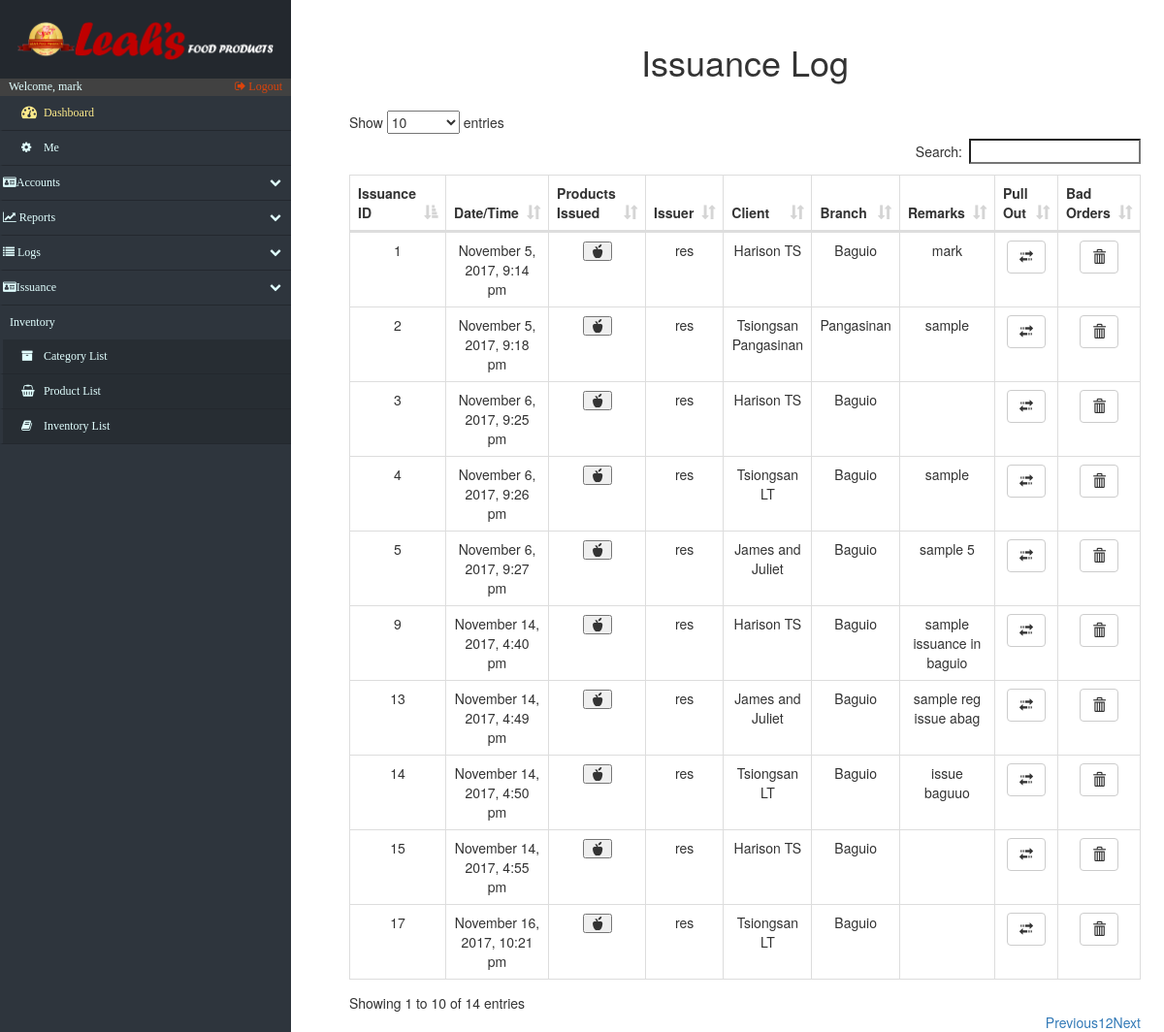
The app's page /log_Issuance.php (signed in) with its own data.
### tables this page shows
CREATE TABLE IF NOT EXISTS `issuance` (
  `issue_id` int(15) NOT NULL AUTO_INCREMENT,
  `issue_date_time` varchar(50) NOT NULL,
  `issue_account` varchar(50) DEFAULT NULL,
  `issue_type` varchar(45) NOT NULL,
  `remarks` varchar(45) DEFAULT NULL,
  `other_clients` varchar(45) DEFAULT NULL,
  `penthouse_clients` varchar(45) DEFAULT NULL,
  `client_id` varchar(45) DEFAULT NULL,
  PRIMARY KEY (`issue_id`)
);

CREATE TABLE IF NOT EXISTS `clients` (
  `c_id` int(15) NOT NULL AUTO_INCREMENT,
  `c_name` varchar(20) NOT NULL,
  `c_address` varchar(20) NOT NULL,
  `c_location` varchar(50) DEFAULT NULL,
  PRIMARY KEY (`c_id`)
);

### log_Issuance.php (the view, shortened to what this page needs)
<!DOCTYPE html>
<html lang="en">
<head>
    <?php include('fragments/config.php') ?>
    <link rel="stylesheet" href="https://maxcdn.bootstrapcdn.com/bootstrap/3.3.7/css/bootstrap.min.css">
    <link href="src/css/datatables.css" rel="stylesheet">
    <link href="//maxcdn.bootstrapcdn.com/font-awesome/4.2.0/css/font-awesome.min.css" rel="stylesheet">
    <link href="src/css/sidebar.css" rel="stylesheet">
    <link href="src/css/custom.css" rel="stylesheet">
</head>
<body>
    <div class="nav-side-menu">
        <div class="brand">
            <div class="brandtext"></div>
        </div>
        <div class="user_info">
            <span>Welcome, <?php
                echo $_SESSION['username'];
                ?>
            </span>
            <a href="fragments/logout.php">
                <i class="fa fa-sign-out" aria-hidden="true"></i> Logout
            </a>
        </div>
        <div class="menu-list">
            <ul id="menu-content" class="menu-content collapse out">
                <li>
                    <a id="dashboard_txt" href="index.php">
                        <i class="fa fa-dashboard fa-lg"></i> Dashboard
                    </a>
                </li>
                 <li><a href="settings.php"><i class="fa fa-cog"></i> Me</a></li>
                <li data-toggle="collapse" data-target="#accounts" class="collapsed">
                    <i class="fa fa-id-card" aria-hidden="true"></i>Accounts <span class="arrow"></span>
                </li>
                <li data-toggle="collapse" data-target="#reports" class="collapsed">
                    <i class="fa fa-line-chart" aria-hidden="true"></i> Reports <span class="arrow"></span>
                </li>
                <li data-toggle="collapse" data-target="#issue" class="collapsed">
                    <i class="fa fa-list" aria-hidden="true"></i> Logs <span class="arrow"></span>
                </li>
                 <li data-toggle="collapse" data-target="#issuance" class="collapsed">
                    <i class="fa fa-id-card" aria-hidden="true"></i>Issuance<span class="arrow"></span>
                </li>
                <div class="sub-menu_nct">
                    <span class="sub-menu">Inventory
                    </span>
                </div>
                <li class="sub-menu_nc">
                    <a class="sub-menu_nc" href="categories.php">
                        <i class="fa fa-archive"> </i> Category List
                    </a>
                </li>
                <li class="sub-menu_nc">
                    <a class="sub-menu_nc" href="products.php">
                        <i class="fa fa-shopping-basket"> </i> Product List
                    </a>
                </li>
                <li class="sub-menu_nc">
                    <a href="inventory.php">
                        <i class="fa fa-book"> </i> Inventory List
                    </a>
                </li>
            </ul>
        </div>
    </div>
    <div id="page-content-wrapper">
        <div class="containers">
            <table class="table table-striped table-bordered">
                <h1 align="center">Issuance Log</h1>
            </table>
            <?php
                            $retrieve = ("SELECT * FROM issuance INNER JOIN clients ON issuance.client_id = clients.c_id");
                            $results = mysqli_query($db, $retrieve);
                        ?>
                <table id="datatables" class="table table-hover table-bordered dataTable" cellspacing="0" width="100%" role="grid" aria-describedby="myTable_info" style="width: 100%;">
                    <thead>
                        <tr>
                            <th>Issuance ID</th>
                            <th>Date/Time</th>
                            <th>Products Issued</th>
                            <th>Issuer</th>
                            <th>Client</th>
                            <th>Branch</th>
                            <th>Remarks</th>
                            <th>Pull Out</th>
                            <th>Bad Orders</th>
                        </tr>
                    </thead>
                    <tbody>
                        <?php
                            foreach ($results as $data):
                        ?>
                            <tr>
                                <td data-title="Issuance ID">
                                    <?php
                                    $IsID =  $data["issue_id"];
                                    echo $IsID;
                                    ?>
                                </td>
                                <td data-title="Date/Time">
                                    <?php echo $data["issue_date_time"]; ?>
                                </td>
                                <td data-title="Products Issued">
                                        <table class="table table-striped table-bordered">
                                            <button type="button" class="glyphicon glyphicon-apple" data-toggle="modal" aria-hidden="true" data-target="#<?php echo $IsID ?>"></button>
                                        </table>
                                </td>
                                <td  data-title="Issuer">
                                    <?php
                                        $passBranch = $data["issue_account"];
                                        echo $passBranch;
                                    ?>
                                </td>
                                <td data-title="Client">
                                    <?php echo $data["c_name"]; ?>
                                </td>
                                <td data-title="Branch">
                                    <?php
                                        $passBranch = $data["c_location"];
                                        echo $passBranch;
                                    ?>
                                </td>
                                <td data-title="Remarks">
                                    <?php echo $data["remarks"]; ?>
                                </td>
                                <td data-title="Pull Out">
                                        <table class="table table-striped table-bordered">
                                            <a href="issuance_Returns.php?IsID=<?php echo $IsID; ?>&Branch=<?php echo $passBranch; ?>">
                                                <button type="button" class="btn btn-default">
                                                <span class="glyphicon glyphicon-transfer" aria-hidden="true"></span>
                                                </button>
                                            </a>
                                        </table>
                                </td>
                                <td data-title="Bad Orders">
                                        <table class="table table-striped table-bordered">
                                            <a href="issuance_BadOrder.php?IsID=<?php echo $IsID; ?>&Branch=<?php echo $passBranch; ?>">
                                                <button type="button" class="btn btn-default">
                                                <span class="glyphicon glyphicon-trash" aria-hidden="true"></span>
                                                </button>
                                            </a>
                                        </table>
                                </td>
                            </tr>
                <?php
                    endforeach;
                ?>
                    </tbody>
                </table>
        </div>
    </div>
</body>
</html>

### src/css/datatables.css (style rules this page uses)
table.dataTable { clear: both; width: auto; text-align: center; margin-top: 6px !important; margin-bottom: 6px !important; max-width: none !important; border-collapse: separate !important }
table.dataTable td, table.dataTable th { -webkit-box-sizing: content-box; box-sizing: content-box }
table.dataTable thead>tr>th.sorting_asc, table.dataTable thead>tr>th.sorting_desc, table.dataTable thead>tr>th.sorting, table.dataTable thead>tr>td.sorting_asc, table.dataTable thead>tr>td.sorting_desc, table.dataTable thead>tr>td.sorting { padding-right: 30px }
table.dataTable thead .sorting, table.dataTable thead .sorting_asc, table.dataTable thead .sorting_desc, table.dataTable thead .sorting_asc_disabled, table.dataTable thead .sorting_desc_disabled { cursor: pointer; position: relative }
table.dataTable thead .sorting:after, table.dataTable thead .sorting_asc:after, table.dataTable thead .sorting_desc:after, table.dataTable thead .sorting_asc_disabled:after, table.dataTable thead .sorting_desc_disabled:after { position: absolute; bottom: 8px; right: 8px; display: block; font-family: 'Glyphicons Halflings'; opacity: 0.5 }
table.dataTable thead .sorting:after { opacity: 0.2; content: "\e150" }
table.dataTable thead .sorting_asc:after { content: "\e155" }
table.table-bordered.dataTable th, table.table-bordered.dataTable td { border-left-width: 0 }
table.table-bordered.dataTable th:last-child, table.table-bordered.dataTable th:last-child, table.table-bordered.dataTable td:last-child, table.table-bordered.dataTable td:last-child { border-right-width: 0 }
table.table-bordered.dataTable tbody th, table.table-bordered.dataTable tbody td { border-bottom-width: 0 }

### src/css/sidebar.css (style rules this page uses)
.nav-side-menu { overflow: hidden; font-family: verdana; font-size: 12px; font-weight: 200; background-color: #2e353d; position: fixed; top: 0px; width: 300px; height: 100%; color: #e1ffff; }
.nav-side-menu .brand { background-color: #23282e; line-height: 50px; display: block; text-align: center; font-size: 14px; }
.nav-side-menu ul, .nav-side-menu li { list-style: none; padding: 0px; margin: 0px; line-height: 35px; cursor: pointer; }
.nav-side-menu li { padding-left: 0px; border-left: 3px solid #2e353d; border-bottom: 1px solid #23282e; }
.nav-side-menu li a { text-decoration: none; color: #e1ffff; }
.nav-side-menu li a i { padding-left: 10px; width: 20px; padding-right: 20px; }
@media (min-width: 800px) { .nav-side-menu .menu-list .menu-content { display: block; } }
body { margin: 0px; padding: 0px; }
#dashboard_txt { color: #fcea8b; }
.sub-menu_nc { background-color: #272d33; }
.sub-menu_nct { padding-left: 10px; }
.nav-side-menu .brand .brandtext { padding: 4%; content: url(../img/LeahsTextAlter.PNG); width: 100%; text-align: center; }
.user_info { background-color: #414141; }
.user_info a { float: right; padding-right: 3%; color: #dd430a; }
.user_info span { padding-left: 3% }
.sub-menu_nc a { display: block; }
.menu-content > li a { display: inline-block; width: 100%; }
#menu-content li a { padding-left: 3%; }

### src/css/custom.css (style rules this page uses)
.containers { padding: 0px; margin: 0px; margin-top:2%; float: right; width: 79%; padding-right: 5%; }
@media (max-width: 1600px) { .containers { width: 75%; padding-right: 4%; } }
@media (max-width: 1400px) { .containers { width: 73%; padding-right 3%;: } }
@media (max-width: 1260px) { .containers { width: 70%; padding-right: 2%; } }

### records on screen
issuance: issue_id "1", issue_date_time "November 5, 2017, 9:14 pm", issue_account "res", client.c_name "Harison TS", client.c_location "Baguio", remarks "mark"
issuance: issue_id "2", issue_date_time "November 5, 2017, 9:18 pm", issue_account "res", client.c_name "Tsiongsan Pangasinan", client.c_location "Pangasinan", remarks "sample"
issuance: issue_id "3", issue_date_time "November 6, 2017, 9:25 pm", issue_account "res", client.c_name "Harison TS", client.c_location "Baguio"
issuance: issue_id "4", issue_date_time "November 6, 2017, 9:26 pm", issue_account "res", client.c_name "Tsiongsan LT", client.c_location "Baguio", remarks "sample"
issuance: issue_id "5", issue_date_time "November 6, 2017, 9:27 pm", issue_account "res", client.c_name "James and Juliet", client.c_location "Baguio", remarks "sample 5"
issuance: issue_id "9", issue_date_time "November 14, 2017, 4:40 pm", issue_account "res", client.c_name "Harison TS", client.c_location "Baguio", remarks "sample issuance in baguio"
issuance: issue_id "13", issue_date_time "November 14, 2017, 4:49 pm", issue_account "res", client.c_name "James and Juliet", client.c_location "Baguio", remarks "sample reg issue abag"
issuance: issue_id "14", issue_date_time "November 14, 2017, 4:50 pm", issue_account "res", client.c_name "Tsiongsan LT", client.c_location "Baguio", remarks "issue baguuo"
issuance: issue_id "15", issue_date_time "November 14, 2017, 4:55 pm", issue_account "res", client.c_name "Harison TS", client.c_location "Baguio"
issuance: issue_id "17", issue_date_time "November 16, 2017, 10:21 pm", issue_account "res", client.c_name "Tsiongsan LT", client.c_location "Baguio"

### other values on screen
$_SESSION['username'] "mark"
